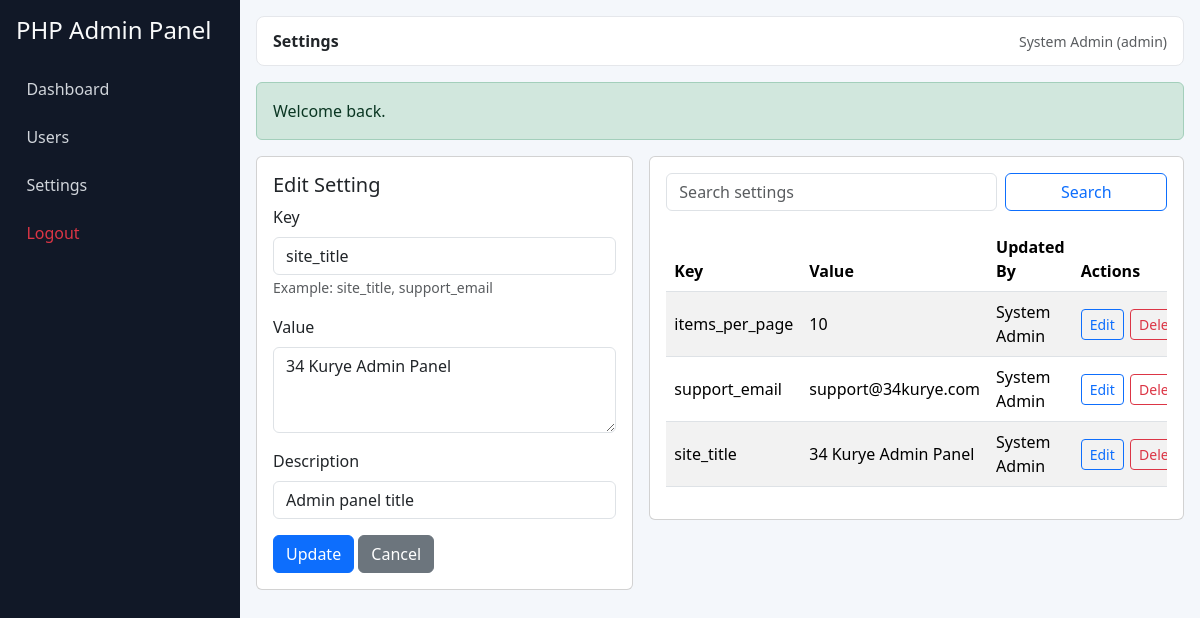
Page /admin/settings.php?edit=1 (signed in) on the committed database.
### tables this page shows
CREATE TABLE `users` (
  `id` INT UNSIGNED NOT NULL AUTO_INCREMENT,
  `name` VARCHAR(120) NOT NULL,
  `email` VARCHAR(150) NOT NULL,
  `password_hash` VARCHAR(255) NOT NULL,
  `role` ENUM('admin', 'user') NOT NULL DEFAULT 'user',
  `is_active` TINYINT(1) NOT NULL DEFAULT 1,
  `created_at` TIMESTAMP NOT NULL DEFAULT CURRENT_TIMESTAMP,
  `updated_at` TIMESTAMP NOT NULL DEFAULT CURRENT_TIMESTAMP ON UPDATE CURRENT_TIMESTAMP,
  PRIMARY KEY (`id`),
  UNIQUE KEY `uq_users_email` (`email`),
  KEY `idx_users_role` (`role`),
  KEY `idx_users_active` (`is_active`)
);

CREATE TABLE `settings` (
  `id` INT UNSIGNED NOT NULL AUTO_INCREMENT,
  `key_name` VARCHAR(64) NOT NULL,
  `value_text` TEXT NOT NULL,
  `description` VARCHAR(255) DEFAULT NULL,
  `updated_by` INT UNSIGNED DEFAULT NULL,
  `created_at` TIMESTAMP NOT NULL DEFAULT CURRENT_TIMESTAMP,
  `updated_at` TIMESTAMP NOT NULL DEFAULT CURRENT_TIMESTAMP ON UPDATE CURRENT_TIMESTAMP,
  PRIMARY KEY (`id`),
  UNIQUE KEY `uq_settings_key_name` (`key_name`),
  KEY `idx_settings_updated_by` (`updated_by`),
  CONSTRAINT `fk_settings_updated_by_user`
    FOREIGN KEY (`updated_by`) REFERENCES `users` (`id`)
    ON UPDATE CASCADE
    ON DELETE SET NULL
);

### includes/functions.php (called while the page is built, shortened)
<?php
function e(string $value): string
{
    return htmlspecialchars($value, ENT_QUOTES, 'UTF-8');
}
function app_url(string $path = ''): string
{
    $base = rtrim(BASE_URL, '/');
    $path = '/' . ltrim($path, '/');
    return $base . ($path === '/' ? '' : $path);
}
function get_flash(): ?array
{
    $flash = $_SESSION['flash'];
    return $flash;
}
function clean_text(?string $value, int $maxLength = 255): string
{
    $text = trim((string) $value);
    $length = function_exists('mb_strlen') ? mb_strlen($text) : strlen($text);
    return $text;
}

### config/database.php (called while the page is built, shortened)
<?php
function db(): PDO
{
    static $pdo = null;
    if ($pdo instanceof PDO) {
        return $pdo;
    }
    $dsn = 'mysql:host=' . DB_HOST . ';port=' . DB_PORT . ';dbname=' . DB_NAME . ';charset=utf8mb4';
    try {
        $pdo = new PDO($dsn, DB_USER, DB_PASS, [
            PDO::ATTR_ERRMODE => PDO::ERRMODE_EXCEPTION,
            PDO::ATTR_DEFAULT_FETCH_MODE => PDO::FETCH_ASSOC,
            PDO::ATTR_EMULATE_PREPARES => false
        ]);
    } catch (PDOException $exception) {
        http_response_code(500);
        exit('Database connection failed. Please check config/database.php settings.');
    }
    return $pdo;
}

### includes/auth.php (called while the page is built, shortened)
<?php
require_once __DIR__ . '/../config/database.php';
require_once __DIR__ . '/functions.php';
function current_user(): ?array
{
    static $user = null;
    if ($user !== null) {
        return $user;
    }
    $userId = (int) ($_SESSION['user_id'] ?? 0);
    $stmt = db()->prepare('SELECT id, name, email, role, is_active FROM users WHERE id = :id LIMIT 1');
    $stmt->execute([':id' => $userId]);
    $record = $stmt->fetch();
    $user = $record;
    return $user;
}
function is_logged_in(): bool
{
    return current_user() !== null;
}
function is_admin(): bool
{
    $user = current_user();
    return $user !== null && $user['role'] === 'admin';
}
function require_login(): void
{
    if (!is_logged_in()) {
        set_flash('warning', 'Please login first.');
        redirect('/admin/login.php');
    }
}
function require_admin(): void
{
    require_login();
}

### admin/settings.php (the view, shortened to what this page needs)
<?php
require_once __DIR__ . '/../includes/auth.php';
require_admin();
$pageTitle = 'Settings';
$search = clean_text($_GET['search'] ?? '', 120);
$page = max(1, (int) ($_GET['page'] ?? 1));
$perPage = 10;
$editId = (int) ($_GET['edit'] ?? 0);
$editItem = null;
if ($editId > 0) {
    $editStmt = db()->prepare('SELECT id, key_name, value_text, description FROM settings WHERE id = :id LIMIT 1');
    $editStmt->execute([':id' => $editId]);
    $editItem = $editStmt->fetch();
}
$where = '1=1';
$params = [];
$offset = ($page - 1) * $perPage;
$listSql = 'SELECT s.id, s.key_name, s.value_text, s.description, s.updated_at, u.name AS updated_by_name
            FROM settings s
            LEFT JOIN users u ON u.id = s.updated_by
            WHERE ' . $where . '
            ORDER BY s.id DESC
            LIMIT ' . (int) $perPage . ' OFFSET ' . (int) $offset;
$listStmt = db()->prepare($listSql);
$listStmt->execute($params);
$settings = $listStmt->fetchAll();
require_once __DIR__ . '/../includes/layout-header.php';
?>
<div class="row g-3">
    <div class="col-lg-5">
        <div class="card">
            <div class="card-body">
                <h5><?php echo $editItem ? 'Edit Setting' : 'Create Setting'; ?></h5>
                <form method="post">
                    <div class="mb-3">
                        <label class="form-label">Key</label>
                        <input type="text" class="form-control" name="key_name" value="<?php echo e((string) ($editItem['key_name'] ?? '')); ?>" required>
                        <small class="text-muted">Example: site_title, support_email</small>
                    </div>
                    <div class="mb-3">
                        <label class="form-label">Value</label>
                        <textarea class="form-control" name="value_text" rows="3" required><?php echo e((string) ($editItem['value_text'] ?? '')); ?></textarea>
                    </div>
                    <div class="mb-3">
                        <label class="form-label">Description</label>
                        <input type="text" class="form-control" name="description" value="<?php echo e((string) ($editItem['description'] ?? '')); ?>">
                    </div>
                    <button type="submit" class="btn btn-primary"><?php echo $editItem ? 'Update' : 'Create'; ?></button>
                    <?php if ($editItem): ?>
                        <a href="<?php echo e(app_url('/admin/settings.php')); ?>" class="btn btn-secondary">Cancel</a>
                    <?php endif; ?>
                </form>
            </div>
        </div>
    </div>
    <div class="col-lg-7">
        <div class="card">
            <div class="card-body">
                <form method="get" class="row g-2 mb-3">
                    <div class="col-md-8">
                        <input type="text" name="search" class="form-control" placeholder="Search settings" value="<?php echo e($search); ?>">
                    </div>
                    <div class="col-md-4">
                        <button class="btn btn-outline-primary w-100" type="submit">Search</button>
                    </div>
                </form>
                <div class="table-responsive">
                    <table class="table table-striped align-middle">
                        <thead>
                        <tr>
                            <th>Key</th>
                            <th>Value</th>
                            <th>Updated By</th>
                            <th>Actions</th>
                        </tr>
                        </thead>
                        <tbody>
                        <?php foreach ($settings as $item): ?>
                            <tr>
                                <td><?php echo e((string) $item['key_name']); ?></td>
                                <td><?php echo e((string) $item['value_text']); ?></td>
                                <td><?php echo e((string) ($item['updated_by_name'] ?? '-')); ?></td>
                                <td>
                                    <div class="table-actions">
                                        <a class="btn btn-sm btn-outline-primary" href="<?php echo e(app_url('/admin/settings.php?edit=' . (int) $item['id'])); ?>">Edit</a>
                                        <form method="post" data-confirm="Delete this setting?">
                                            <button class="btn btn-sm btn-outline-danger" type="submit">Delete</button>
                                        </form>
                                    </div>
                                </td>
                            </tr>
                        <?php endforeach; ?>
                        </tbody>
                    </table>
                </div>
            </div>
        </div>
    </div>
</div>
<?php require_once __DIR__ . '/../includes/layout-footer.php'; ?>

### includes/layout-header.php (shortened to what this page needs)
<?php
require_once __DIR__ . '/auth.php';
$user = current_user();
$pageTitle = $pageTitle ?? 'Dashboard';
$flash = get_flash();
?>
<!doctype html>
<html lang="en">
<head>
    <link href="https://cdn.jsdelivr.net/npm/bootstrap@5.3.3/dist/css/bootstrap.min.css" rel="stylesheet">
    <link rel="stylesheet" href="<?php echo e(app_url('/assets/css/style.css')); ?>">
</head>
<body>
<div class="app-shell">
    <aside class="sidebar">
        <h4 class="mb-3"><?php echo e(APP_NAME); ?></h4>
        <a href="<?php echo e(app_url('/admin/index.php')); ?>" class="menu-link">Dashboard</a>
        <?php if ($user && $user['role'] === 'admin'): ?>
            <a href="<?php echo e(app_url('/admin/users.php')); ?>" class="menu-link">Users</a>
            <a href="<?php echo e(app_url('/admin/settings.php')); ?>" class="menu-link">Settings</a>
        <?php endif; ?>
        <a href="<?php echo e(app_url('/admin/logout.php')); ?>" class="menu-link text-danger">Logout</a>
    </aside>
    <main class="content-wrap">
        <nav class="topbar d-flex justify-content-between align-items-center mb-3">
            <div>
                <strong><?php echo e($pageTitle); ?></strong>
            </div>
            <div class="small text-muted">
                <?php echo e($user['name'] ?? 'Guest'); ?>
                (<?php echo e($user['role'] ?? 'none'); ?>)
            </div>
        </nav>
        <?php if ($flash): ?>
            <div class="alert alert-<?php echo e($flash['type']); ?>" role="alert">
                <?php echo e($flash['message']); ?>
            </div>
        <?php endif; ?>

### assets/css/style.css (style rules this page uses)
body { background: #f4f7fb; }
.app-shell { min-height: 100vh; display: flex; }
.sidebar { width: 240px; background: #111827; color: #f9fafb; padding: 1rem; display: flex; flex-direction: column; gap: 0.5rem; }
.menu-link { color: #d1d5db; text-decoration: none; padding: 0.5rem 0.65rem; border-radius: 0.375rem; }
.content-wrap { flex: 1; padding: 1rem; }
.topbar { background: #ffffff; border: 1px solid #e5e7eb; border-radius: 0.5rem; padding: 0.75rem 1rem; }
.table-actions { display: flex; gap: 0.4rem; }

### rows in the picture
users: name "System Admin", role "admin"
settings: key_name "site_title", value_text "34 Kurye Admin Panel", description "Admin panel title", updated_by.name "System Admin"
settings: key_name "items_per_page", value_text "10", updated_by.name "System Admin"
settings: key_name "support_email", value_text "support@34kurye.com", updated_by.name "System Admin"

### other values in the picture
APP_NAME "PHP Admin Panel"
$pageTitle "Settings"
$flash['message'] "Welcome back."
